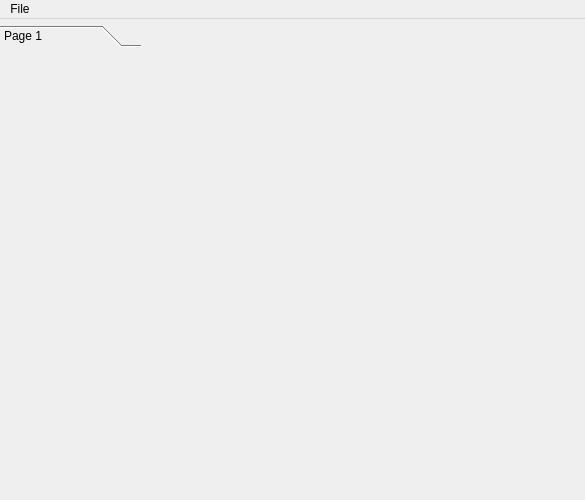
<?xml version="1.0" encoding="UTF-8"?>
<ui version="4.0">
 <class>MainFrame</class>
 <widget class="QMainWindow" name="MainFrame">
  <property name="geometry">
   <rect>
    <x>0</x>
    <y>0</y>
    <width>585</width>
    <height>500</height>
   </rect>
  </property>
  <property name="minimumSize">
   <size>
    <width>21</width>
    <height>91</height>
   </size>
  </property>
  <property name="baseSize">
   <size>
    <width>500</width>
    <height>0</height>
   </size>
  </property>
  <property name="windowTitle">
   <string>Flytec</string>
  </property>
  <widget class="QWidget" name="widget">
   <widget class="QToolBox" name="toolBox">
    <property name="geometry">
     <rect>
      <x>0</x>
      <y>6</y>
      <width>141</width>
      <height>380</height>
     </rect>
    </property>
    <property name="frameShape">
     <enum>QFrame::NoFrame</enum>
    </property>
    <property name="frameShadow">
     <enum>QFrame::Plain</enum>
    </property>
    <property name="currentIndex">
     <number>0</number>
    </property>
    <widget class="QWidget" name="page1">
     <property name="geometry">
      <rect>
       <x>0</x>
       <y>0</y>
       <width>131</width>
       <height>343</height>
      </rect>
     </property>
     <attribute name="label">
      <string>Page 1</string>
     </attribute>
    </widget>
   </widget>
   <widget class="QStackedWidget" name="widgetStack">
    <property name="geometry">
     <rect>
      <x>140</x>
      <y>10</y>
      <width>441</width>
      <height>441</height>
     </rect>
    </property>
    <property name="currentIndex">
     <number>1</number>
    </property>
    <widget class="QWidget" name="page"/>
    <widget class="QWidget" name="page_2"/>
   </widget>
  </widget>
  <widget class="QMenuBar" name="qt_dead_widget_MenuBar">
   <property name="geometry">
    <rect>
     <x>0</x>
     <y>0</y>
     <width>585</width>
     <height>21</height>
    </rect>
   </property>
   <widget class="QMenu" name="File">
    <property name="title">
     <string>File</string>
    </property>
    <addaction name="File_Read"/>
    <addaction name="File_Write"/>
    <addaction name="separator"/>
    <addaction name="fileCloseAction"/>
   </widget>
   <addaction name="File"/>
  </widget>
  <action name="File_Read">
   <property name="text">
    <string>Read</string>
   </property>
   <property name="iconText">
    <string>Read</string>
   </property>
   <property name="name" stdset="0">
    <cstring>File_Read</cstring>
   </property>
  </action>
  <action name="File_Write">
   <property name="text">
    <string>Write</string>
   </property>
   <property name="iconText">
    <string>Write</string>
   </property>
   <property name="name" stdset="0">
    <cstring>File_Write</cstring>
   </property>
  </action>
  <action name="fileCloseAction">
   <property name="text">
    <string>Close</string>
   </property>
   <property name="iconText">
    <string>Close</string>
   </property>
   <property name="name" stdset="0">
    <cstring>fileCloseAction</cstring>
   </property>
  </action>
 </widget>
 <layoutdefault spacing="6" margin="11"/>
 <pixmapfunction>qPixmapFromMimeSource</pixmapfunction>
 <resources/>
 <connections>
  <connection>
   <sender>File_Read</sender>
   <signal>activated()</signal>
   <receiver>MainFrame</receiver>
   <slot>read()</slot>
   <hints>
    <hint type="sourcelabel">
     <x>-1</x>
     <y>-1</y>
    </hint>
    <hint type="destinationlabel">
     <x>20</x>
     <y>20</y>
    </hint>
   </hints>
  </connection>
  <connection>
   <sender>File_Save</sender>
   <signal>activated()</signal>
   <receiver>MainFrame</receiver>
   <slot>save()</slot>
   <hints>
    <hint type="sourcelabel">
     <x>-1</x>
     <y>-1</y>
    </hint>
    <hint type="destinationlabel">
     <x>20</x>
     <y>20</y>
    </hint>
   </hints>
  </connection>
  <connection>
   <sender>File_Open</sender>
   <signal>activated()</signal>
   <receiver>MainFrame</receiver>
   <slot>open()</slot>
   <hints>
    <hint type="sourcelabel">
     <x>-1</x>
     <y>-1</y>
    </hint>
    <hint type="destinationlabel">
     <x>20</x>
     <y>20</y>
    </hint>
   </hints>
  </connection>
  <connection>
   <sender>fileCloseAction</sender>
   <signal>activated()</signal>
   <receiver>MainFrame</receiver>
   <slot>close()</slot>
   <hints>
    <hint type="sourcelabel">
     <x>-1</x>
     <y>-1</y>
    </hint>
    <hint type="destinationlabel">
     <x>20</x>
     <y>20</y>
    </hint>
   </hints>
  </connection>
  <connection>
   <sender>File_Write</sender>
   <signal>activated()</signal>
   <receiver>MainFrame</receiver>
   <slot>write()</slot>
   <hints>
    <hint type="sourcelabel">
     <x>-1</x>
     <y>-1</y>
    </hint>
    <hint type="destinationlabel">
     <x>20</x>
     <y>20</y>
    </hint>
   </hints>
  </connection>
  <connection>
   <sender>toolBox</sender>
   <signal>currentChanged(int)</signal>
   <receiver>widgetStack</receiver>
   <slot>setCurrentIndex(int)</slot>
   <hints>
    <hint type="sourcelabel">
     <x>121</x>
     <y>97</y>
    </hint>
    <hint type="destinationlabel">
     <x>157</x>
     <y>83</y>
    </hint>
   </hints>
  </connection>
 </connections>
 <slots>
  <slot>read()</slot>
  <slot>save()</slot>
  <slot>open()</slot>
  <slot>write()</slot>
 </slots>
</ui>
